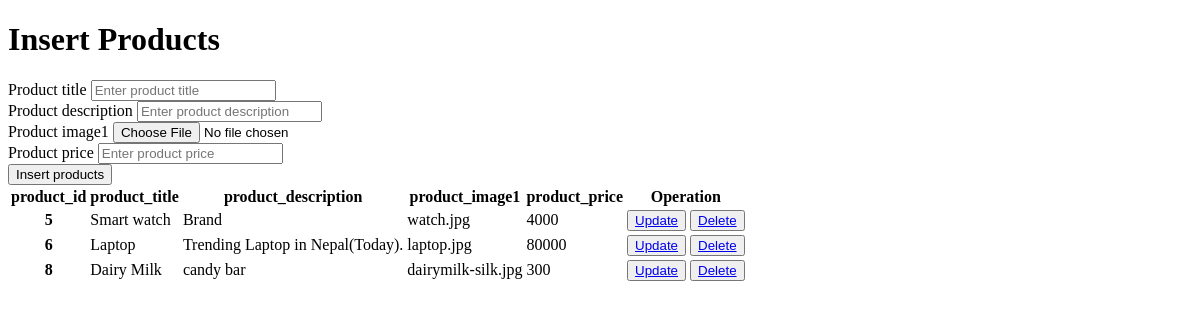
The page /admin/product/products.php on the database its author committed.
### tables this page shows
CREATE TABLE `tbl_product` (
  `product_id` int(20) NOT NULL,
  `product_title` text NOT NULL,
  `product_description` text NOT NULL,
  `product_image1` varchar(100) NOT NULL,
  `publish` tinyint(1) NOT NULL,
  `product_price` int(11) NOT NULL,
  `created-date` datetime NOT NULL DEFAULT current_timestamp(),
  `updated-date` datetime NOT NULL DEFAULT current_timestamp()
);

### admin/product/products.php (the view, shortened to what this page needs)
<!DOCTYPE html>
<html lang="en">
<head>
  <link rel="stylesheet" href="../css/product.css">
  <link href="https://cdn.jsdelivr.net/npm/bootstrap@5.1.3/dist/css/
  bootstrap.min.css" rel="stylesheet"
  integrity="sha384-1BmE4kWBq78iYhFldvKuhfTAU6auU8tT94WrHftjDbrCEXS1oB
  oqyl2QvZ6jIW3">
  <link rel="stylesheet" href="https://cdnjs.cloudflare.com/ajax/libs/
  font-awesome/6.0.0/css/all.min.css"
  integrity="sha512-9usAa10IRO0HhonpyAIVpjrylPvoDwiPUikdWk5t3PyolY1cOd4
  DSE0Ga+ri4AuTroPR5aQvXU9xC6qOPnzFeg=="
./>
</head>
<body class="bg-light">
  <div class="container mt-3">
    <h1 class="text-center">Insert Products</h1>
    <form action="" method="post" enctype="multipart/form-data">
      <div class="form-outline mb-4 w-50 m-auto">
        <label for="product_title" class="form-label">Product title</label>
        <input type="text" name="product_title"
        id="product_title" class="form-control"
        placeholder="Enter product title" autocomplete="off"
        required="required">
      </div>
      <div class="form-outline mb-4 w-50 m-auto">
        <label for="product_description" class="form-label">Product description</label>
        <input type="text" name="product_description"
        id="product_description" class="form-control"
        placeholder="Enter product description" autocomplete="off"
        required="required">
      </div>
        </div>
         <div class="form-outline mb-4 w-50 m-auto">
        <label for="product_image1" class="form-label">Product image1</label>
        <input type="file" name="product_image1"
        id="product_image1" class="form-control"
        required="required">
      </div>
      <div class="form-outline mb-4 w-50 m-auto">
        <label for="product_price" class="form-label">Product price</label>
        <input type="text" name="product_price"
        id="product_price" class="form-control"
        placeholder="Enter product price" autocomplete="off"
        required="required">
      </div>
            <div class="form-outline mb-4 w-50 m-auto">
            <input type="submit" name="insert_products" class="btn
            btn-info md-3 px-3" value="Insert products">
      </div>
  <div class="container">
  <table class="table">
  <thead>
    <tr>
      <th scope="col">product_id</th>
      <th scope="col">product_title</th>
      <th scope="col">product_description</th>
      <th scope="col">product_image1</th>
      <th scope="col">product_price</th>
      <th scope="col">Operation</th>
    </tr>
  </thead>
  <tbody>
    <?php
$select_query="SELECT * from `tbl_product`";
$result_query=mysqli_query($conn,$select_query);
while($row=mysqli_fetch_assoc($result_query)){
  $product_id=$row['product_id'];
  $product_title=$row['product_title'];
  $product_description=$row['product_description'];
  $product_image1=$row['product_image1'];
  $product_price=$row['product_price'];
  echo '
  <tr>
      <th scope="row">'.$product_id.'</th>
      <td>'.$product_title.'</td>
      <td>'.$product_description.'</td>
      <td>'.$product_image1.'</td>
      <td>'.$product_price.'</td>
      <td>
      <button class="btn btn-primary"><a href="?page=product&action=edit&
updateid='.$product_id.'"class="text-light">Update</a></button>
      <button class="btn btn-danger"><a href="product/delete.php?
      deleteid='.$product_id.'"class="text-light">Delete</a></button>
    </td>
    </tr>';
}
    ?>
  </tbody>
</table>
</div>
</body>
</html>

### rows shown on the page
tbl_product: product_id "5", product_title "Smart watch", product_description "Brand", product_image1 "watch.jpg", product_price "4000"
tbl_product: product_id "6", product_title "Laptop", product_description "Trending Laptop in Nepal(Today).", product_image1 "laptop.jpg", product_price "80000"
tbl_product: product_id "8", product_title "Dairy Milk", product_description "candy bar", product_image1 "dairymilk-silk.jpg", product_price "300"
